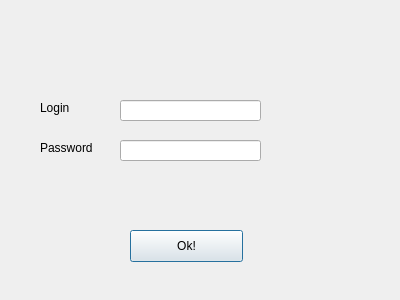
<?xml version="1.0" encoding="UTF-8"?>
<ui version="4.0">
 <class>Login</class>
 <widget class="QDialog" name="Login">
  <property name="geometry">
   <rect>
    <x>0</x>
    <y>0</y>
    <width>400</width>
    <height>300</height>
   </rect>
  </property>
  <property name="windowTitle">
   <string>Dialog</string>
  </property>
  <widget class="QLineEdit" name="lineEdit">
   <property name="geometry">
    <rect>
     <x>120</x>
     <y>100</y>
     <width>141</width>
     <height>21</height>
    </rect>
   </property>
  </widget>
  <widget class="QLineEdit" name="lineEdit_2">
   <property name="geometry">
    <rect>
     <x>120</x>
     <y>140</y>
     <width>141</width>
     <height>21</height>
    </rect>
   </property>
  </widget>
  <widget class="QLabel" name="label">
   <property name="geometry">
    <rect>
     <x>40</x>
     <y>100</y>
     <width>59</width>
     <height>16</height>
    </rect>
   </property>
   <property name="text">
    <string>Login</string>
   </property>
  </widget>
  <widget class="QLabel" name="label_2">
   <property name="geometry">
    <rect>
     <x>40</x>
     <y>140</y>
     <width>59</width>
     <height>16</height>
    </rect>
   </property>
   <property name="text">
    <string>Password</string>
   </property>
  </widget>
  <widget class="QPushButton" name="pushButton">
   <property name="geometry">
    <rect>
     <x>130</x>
     <y>230</y>
     <width>113</width>
     <height>32</height>
    </rect>
   </property>
   <property name="text">
    <string>Ok!</string>
   </property>
  </widget>
  <widget class="QLabel" name="label_3">
   <property name="geometry">
    <rect>
     <x>140</x>
     <y>180</y>
     <width>81</width>
     <height>21</height>
    </rect>
   </property>
   <property name="text">
    <string/>
   </property>
  </widget>
 </widget>
 <resources/>
 <connections/>
</ui>
